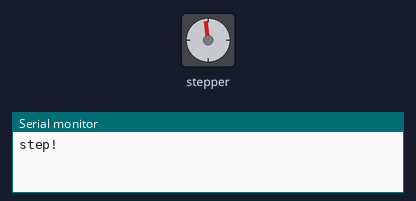
The sketch below on a simulated Arduino Uno, built with avr-gcc and run on an emulated ATmega328P. On the bench: stepper motor, the last lines printed to the serial monitor. Wiring (inferred from the names in the program): stepper motor driver (200 steps per turn assumed): step pin 10; direction pin 11.

Above: at 0.24 s.
At 9.91 s:
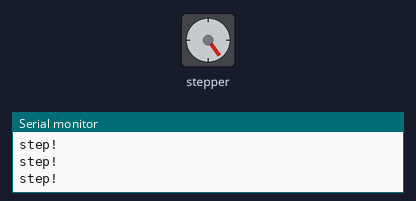
At 19.93 s:
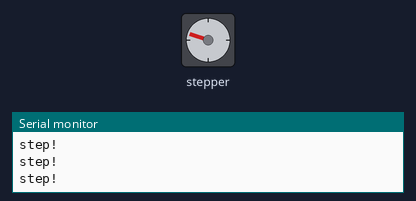
At 39.66 s:
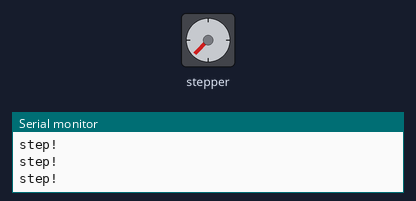
Timing chart, 0 to 40.0 s (numbered marks = the images above):
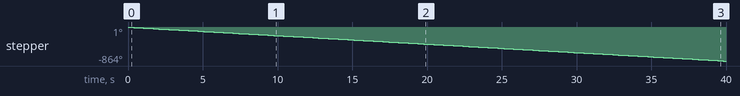

Measured:
- by itself, stepper: keeps turning counter-clockwise at about 22°/s

The sketch:

stepper_test.ino
```cpp
int step = 10;
int dir = 11;

void setup() {
  Serial.begin(115200);

  pinMode(step, OUTPUT);
  pinMode(dir, OUTPUT);

  digitalWrite(dir, LOW);
}

void loop() {
  Serial.println("step!");


  digitalWrite(step, HIGH);
  delay(1);

  digitalWrite(step, LOW);
  delay(20);

  digitalWrite(step, HIGH);
  delay(1);

  digitalWrite(step, LOW);
  delay(20);

  digitalWrite(step, HIGH);
  delay(1);

  digitalWrite(step, LOW);
  delay(20);

  digitalWrite(step, HIGH);
  delay(1);

  digitalWrite(step, LOW);
  delay(20);

  delay(250);
}
```
